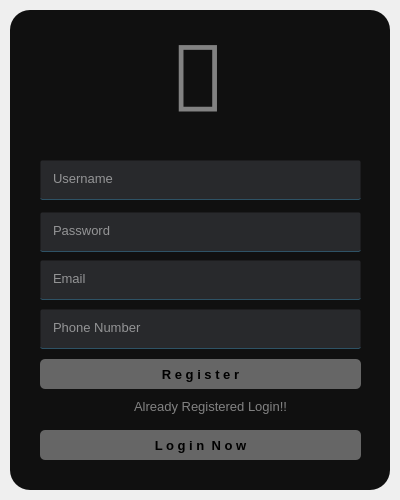
<?xml version="1.0" encoding="UTF-8"?>
<ui version="4.0">
 <class>Form</class>
 <widget class="QWidget" name="Form">
  <property name="geometry">
   <rect>
    <x>0</x>
    <y>0</y>
    <width>400</width>
    <height>500</height>
   </rect>
  </property>
  <property name="windowTitle">
   <string>Form</string>
  </property>
  <widget class="QWidget" name="widget" native="true">
   <property name="geometry">
    <rect>
     <x>10</x>
     <y>10</y>
     <width>380</width>
     <height>480</height>
    </rect>
   </property>
   <property name="styleSheet">
    <string notr="true">background-color:rgba(16,16,16,255);
border-radius:20px;

</string>
   </property>
   <widget class="QLineEdit" name="lineEdit">
    <property name="geometry">
     <rect>
      <x>30</x>
      <y>150</y>
      <width>321</width>
      <height>40</height>
     </rect>
    </property>
    <property name="font">
     <font>
      <pointsize>10</pointsize>
     </font>
    </property>
    <property name="styleSheet">
     <string notr="true">background-color:rgba(47,49,52,200);
color:rgb(255,255,255);
border-radius:2px;
padding-left:10px;
border:1px solid rgba(0,0,0,0);
border-bottom-color:rgba(46,82,101,255);
padding-bottom:3px;</string>
    </property>
    <property name="placeholderText">
     <string>Username</string>
    </property>
   </widget>
   <widget class="QLineEdit" name="lineEdit_2">
    <property name="geometry">
     <rect>
      <x>30</x>
      <y>202</y>
      <width>321</width>
      <height>40</height>
     </rect>
    </property>
    <property name="font">
     <font>
      <pointsize>10</pointsize>
     </font>
    </property>
    <property name="styleSheet">
     <string notr="true">background-color:rgba(47,49,52,200);
color:rgb(255,255,255);
border-radius:2px;
padding-left:10px;
border:1px solid rgba(0,0,0,0);
border-bottom-color:rgba(46,82,101,255);
padding-bottom:3px;</string>
    </property>
    <property name="echoMode">
     <enum>QLineEdit::Password</enum>
    </property>
    <property name="placeholderText">
     <string>Password</string>
    </property>
   </widget>
   <widget class="QPushButton" name="button1">
    <property name="geometry">
     <rect>
      <x>30</x>
      <y>349</y>
      <width>321</width>
      <height>30</height>
     </rect>
    </property>
    <property name="font">
     <font>
      <pointsize>10</pointsize>
      <weight>75</weight>
      <bold>true</bold>
     </font>
    </property>
    <property name="styleSheet">
     <string notr="true">QPushButton#button1{
background-color:rgb(102, 102, 102);
color:rgb(0, 0, 0);
border-radius:5px;
text-color:rgba(0, 0, 0);
}

QPushButton#button1:pressed{
background-color:rgb(230, 230, 230);
}</string>
    </property>
    <property name="text">
     <string>R e g i s t e r</string>
    </property>
   </widget>
   <widget class="QLabel" name="label">
    <property name="geometry">
     <rect>
      <x>160</x>
      <y>10</y>
      <width>91</width>
      <height>111</height>
     </rect>
    </property>
    <property name="font">
     <font>
      <family>HoloLens MDL2 Assets</family>
      <pointsize>70</pointsize>
     </font>
    </property>
    <property name="styleSheet">
     <string notr="true">color:rgb(130, 130, 130);
</string>
    </property>
    <property name="text">
     <string></string>
    </property>
   </widget>
   <widget class="QLabel" name="label_2">
    <property name="geometry">
     <rect>
      <x>120</x>
      <y>388</y>
      <width>161</width>
      <height>16</height>
     </rect>
    </property>
    <property name="font">
     <font>
      <pointsize>10</pointsize>
     </font>
    </property>
    <property name="styleSheet">
     <string notr="true">color:rgb(130, 130, 130);
</string>
    </property>
    <property name="text">
     <string>Already Registered Login!!</string>
    </property>
    <property name="alignment">
     <set>Qt::AlignCenter</set>
    </property>
   </widget>
   <widget class="QPushButton" name="button2">
    <property name="geometry">
     <rect>
      <x>30</x>
      <y>420</y>
      <width>321</width>
      <height>30</height>
     </rect>
    </property>
    <property name="font">
     <font>
      <pointsize>10</pointsize>
      <weight>75</weight>
      <bold>true</bold>
     </font>
    </property>
    <property name="styleSheet">
     <string notr="true">QPushButton#button2{
background-color:rgb(102, 102, 102);
color:rgb(0, 0, 0);
border-radius:5px;
text-color:rgba(0, 0, 0);
}

QPushButton#button1:pressed{
background-color:rgb(230, 230, 230);
}</string>
    </property>
    <property name="text">
     <string>L o g i n  N o w</string>
    </property>
   </widget>
   <widget class="QLineEdit" name="lineEdit_3">
    <property name="geometry">
     <rect>
      <x>30</x>
      <y>250</y>
      <width>321</width>
      <height>40</height>
     </rect>
    </property>
    <property name="font">
     <font>
      <pointsize>10</pointsize>
     </font>
    </property>
    <property name="styleSheet">
     <string notr="true">background-color:rgba(47,49,52,200);
color:rgb(255,255,255);
border-radius:2px;
padding-left:10px;
border:1px solid rgba(0,0,0,0);
border-bottom-color:rgba(46,82,101,255);
padding-bottom:3px;</string>
    </property>
    <property name="placeholderText">
     <string>Email</string>
    </property>
   </widget>
   <widget class="QLineEdit" name="lineEdit_4">
    <property name="geometry">
     <rect>
      <x>30</x>
      <y>299</y>
      <width>321</width>
      <height>40</height>
     </rect>
    </property>
    <property name="font">
     <font>
      <pointsize>10</pointsize>
     </font>
    </property>
    <property name="styleSheet">
     <string notr="true">background-color:rgba(47,49,52,200);
color:rgb(255,255,255);
border-radius:2px;
padding-left:10px;
border:1px solid rgba(0,0,0,0);
border-bottom-color:rgba(46,82,101,255);
padding-bottom:3px;</string>
    </property>
    <property name="placeholderText">
     <string>Phone Number</string>
    </property>
   </widget>
  </widget>
 </widget>
 <resources/>
 <connections/>
</ui>
